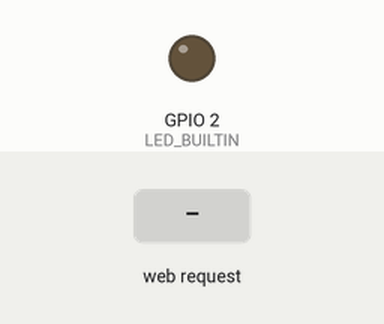
The sketch below on a simulated ESP32. On the bench: output pins drawn as LEDs (lit = HIGH). The test bench sets the inputs (shaded band). WiFi joins after 1.5 s; servers stay silent unless stated; storage starts empty; what the sketch prints to the serial monitor is not drawn.

Above: at 3.2 s.
3.3 s: HTTP request GET /led/off received
At 4.1 s:
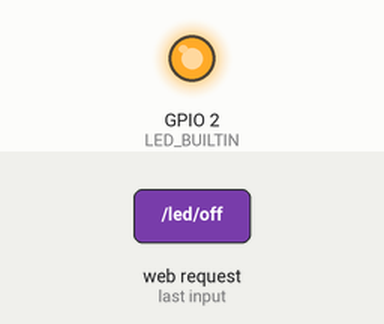
4.8 s: HTTP request GET /led/on received
At 5.2 s:
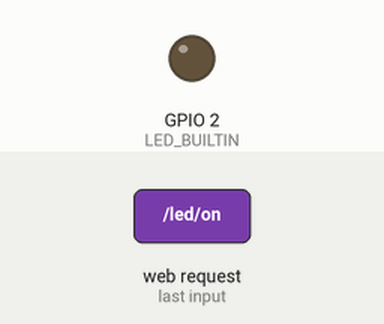
6.3 s: HTTP request GET /on received
At 7.6 s:
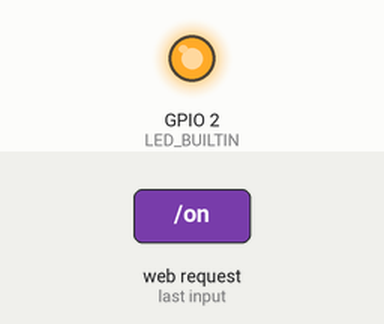
Timing chart, 0 to 9.3 s (numbered marks = the images above; inputs shaded):
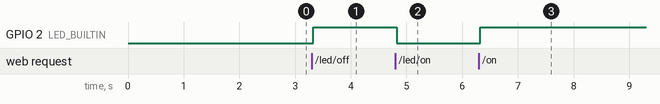

Measured:
- after the input at 3.3 s, GPIO 2 (LED_BUILTIN): LOW → HIGH at once
- after the input at 4.8 s, GPIO 2 (LED_BUILTIN): HIGH → LOW at once
- after the input at 6.3 s, GPIO 2 (LED_BUILTIN): LOW → HIGH at once

The sketch:

sketch_may29b.ino
```cpp
#include "WiFi.h"
#include "ESPAsyncWebServer.h"
#include "LittleFS.h"  // Change to LittleFS

#define LED_BUILTIN 2

// Replace with your network credentials
const char* ssid = "SU-WiFi";
const char* password = "";

// Set LED GPIO
const int ledPin = 2;
// Stores LED state
String ledState;

// Create AsyncWebServer object on port 80
AsyncWebServer server(80);

// Replaces placeholder with LED state value
String processor(const String& var){
  Serial.println(var);
  if(var == "STATE"){
    if(digitalRead(ledPin)){
      ledState = "ON";
    }
    else{
      ledState = "OFF";
    }
    Serial.print(ledState);
    return ledState;
  }
  return String();
}

void setup(){
  // Serial port for debugging purposes
  Serial.begin(115200);
  pinMode(ledPin, OUTPUT);

  // Initialize LittleFS
  if(!LittleFS.begin()){
    Serial.println("An Error has occurred while mounting LittleFS");
    return;
  }

  // Connect to Wi-Fi
  WiFi.begin(ssid, password);
  while (WiFi.status() != WL_CONNECTED) {
    delay(1000);
    Serial.println("Connecting to WiFi..");
  }

  // Print ESP32 Local IP Address
  Serial.println(WiFi.localIP());


  // Route for root / web page
  server.on("/", HTTP_GET, [](AsyncWebServerRequest *request){
    request->send(LittleFS, "/index.html", String(), false, processor);
  });

  // Route to load style.css file
  server.on("/style.css", HTTP_GET, [](AsyncWebServerRequest *request){
    request->send(LittleFS, "/style.css", "text/css");
  });

    server.on("/script.js", HTTP_GET, [](AsyncWebServerRequest *request){
    request->send(LittleFS, "/script.js", "text/javascript");
  });


  server.on("/led/on", HTTP_GET, [](AsyncWebServerRequest *request){
    digitalWrite(LED_BUILTIN, LOW);
    request->send(200, "script.js", "LED is ON");
  });

  server.on("/led/off", HTTP_GET, [](AsyncWebServerRequest *request){
    digitalWrite(LED_BUILTIN, HIGH);
    request->send(200, "script.js", "LED is OFF");
  });


  // Route to set GPIO to HIGH
  server.on("/on", HTTP_GET, [](AsyncWebServerRequest *request){
    digitalWrite(ledPin, HIGH);
    request->send(LittleFS, "/index.html", String(), false, processor);
  });

  // Route to set GPIO to LOW
  server.on("/off", HTTP_GET, [](AsyncWebServerRequest *request){
    digitalWrite(ledPin, LOW);
    request->send(LittleFS, "/index.html", String(), false, processor);
  });

  // Start server
  server.begin();
}

void loop(){

}
```
